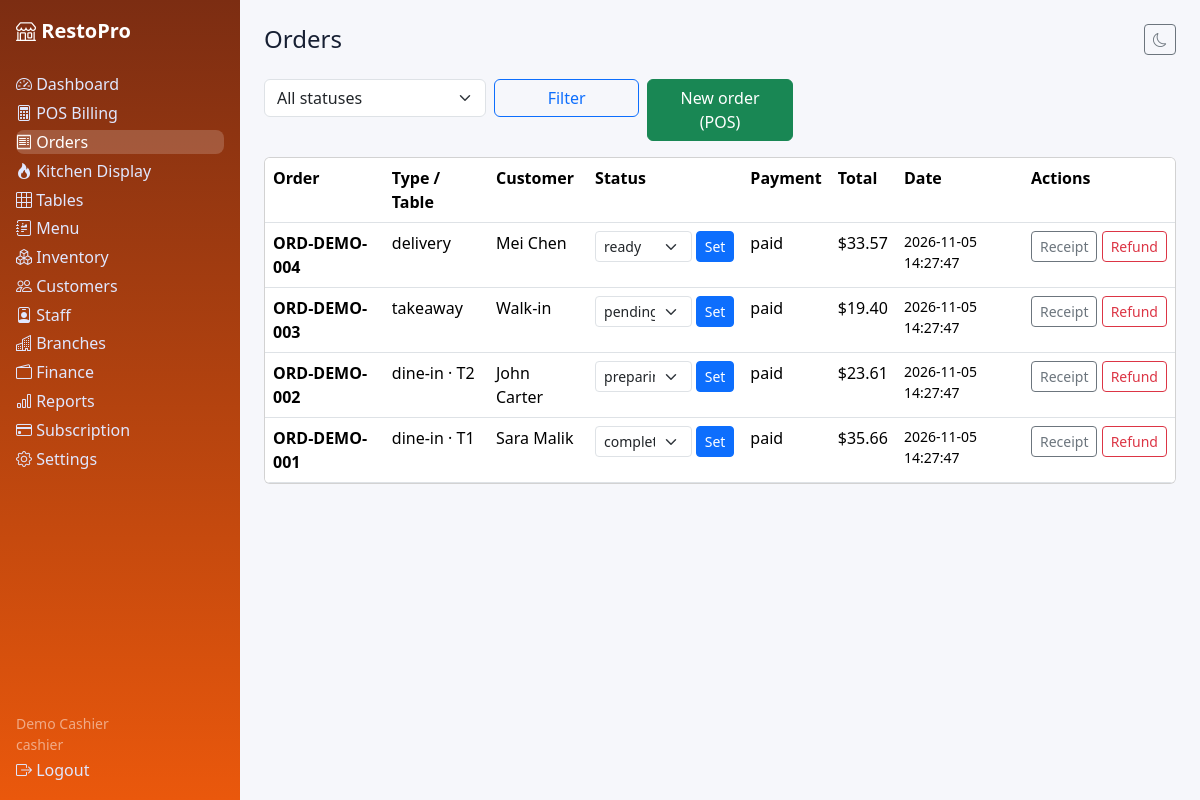
The app's page /orders.php (signed in) with its own data.
### tables this page shows
CREATE TABLE orders (id INT UNSIGNED AUTO_INCREMENT PRIMARY KEY, tenant_id INT UNSIGNED NOT NULL, branch_id INT UNSIGNED NOT NULL, table_id INT UNSIGNED NULL, customer_id INT UNSIGNED NULL, user_id INT UNSIGNED NULL, order_number VARCHAR(30) NOT NULL UNIQUE, order_type ENUM('dine-in','takeaway','delivery') NOT NULL DEFAULT 'dine-in', status ENUM('pending','preparing','ready','served','completed','cancelled','refunded') NOT NULL DEFAULT 'pending', payment_status ENUM('paid','unpaid','refunded') NOT NULL DEFAULT 'paid', subtotal DECIMAL(12,2) NOT NULL DEFAULT 0, discount DECIMAL(12,2) NOT NULL DEFAULT 0, tax_rate DECIMAL(5,2) NOT NULL DEFAULT 0, tax_amount DECIMAL(12,2) NOT NULL DEFAULT 0, total DECIMAL(12,2) NOT NULL DEFAULT 0, notes TEXT NULL, created_at DATETIME NOT NULL DEFAULT CURRENT_TIMESTAMP, INDEX idx_order_tenant(tenant_id), INDEX idx_order_branch(branch_id), INDEX idx_order_status(status), INDEX idx_order_date(created_at), CONSTRAINT fk_order_tenant FOREIGN KEY(tenant_id) REFERENCES tenants(id) ON DELETE CASCADE, CONSTRAINT fk_order_branch FOREIGN KEY(branch_id) REFERENCES branches(id) ON DELETE CASCADE, CONSTRAINT fk_order_table FOREIGN KEY(table_id) REFERENCES restaurant_tables(id) ON DELETE SET NULL, CONSTRAINT fk_order_customer FOREIGN KEY(customer_id) REFERENCES customers(id) ON DELETE SET NULL, CONSTRAINT fk_order_user FOREIGN KEY(user_id) REFERENCES users(id) ON DELETE SET NULL);

CREATE TABLE customers (id INT UNSIGNED AUTO_INCREMENT PRIMARY KEY, tenant_id INT UNSIGNED NOT NULL, name VARCHAR(150) NOT NULL, email VARCHAR(190) NULL, phone VARCHAR(40) NULL, address VARCHAR(255) NULL, membership ENUM('regular','silver','gold','vip') NOT NULL DEFAULT 'regular', loyalty_points INT NOT NULL DEFAULT 0, total_spent DECIMAL(12,2) NOT NULL DEFAULT 0, visits INT NOT NULL DEFAULT 0, created_at DATETIME NOT NULL DEFAULT CURRENT_TIMESTAMP, INDEX idx_cust_tenant(tenant_id), INDEX idx_cust_name(name), CONSTRAINT fk_cust_tenant FOREIGN KEY(tenant_id) REFERENCES tenants(id) ON DELETE CASCADE);

CREATE TABLE restaurant_tables (id INT UNSIGNED AUTO_INCREMENT PRIMARY KEY, tenant_id INT UNSIGNED NOT NULL, branch_id INT UNSIGNED NOT NULL, name VARCHAR(40) NOT NULL, capacity INT NOT NULL DEFAULT 4, status ENUM('available','occupied','reserved') NOT NULL DEFAULT 'available', INDEX idx_table_tenant(tenant_id), INDEX idx_table_branch(branch_id), CONSTRAINT fk_table_tenant FOREIGN KEY(tenant_id) REFERENCES tenants(id) ON DELETE CASCADE, CONSTRAINT fk_table_branch FOREIGN KEY(branch_id) REFERENCES branches(id) ON DELETE CASCADE);

### includes/functions.php (called while the page is built, shortened)
<?php
function e(?string $v): string { return htmlspecialchars($v ?? '', ENT_QUOTES, 'UTF-8'); }
function current_user(): ?array { return $_SESSION['user'] ?? null; }
function tenant_id(): ?int { $u = current_user(); return isset($u['tenant_id']) && $u['tenant_id'] !== null ? (int)$u['tenant_id'] : null; }
function money($n): string { return '$' . number_format((float)$n, 2); }
function branch_id(): ?int { $u = current_user(); return isset($u['branch_id']) && $u['branch_id'] !== null ? (int)$u['branch_id'] : null; }

### includes/auth.php (called while the page is built, shortened)
<?php
require_once __DIR__ . '/functions.php';
function require_tenant(): int {
    $t = tenant_id();
    return $t;
}

### orders.php (the view, shortened to what this page needs)
<?php require_once __DIR__ . '/includes/auth.php'; $pdo=db(); $tid=require_tenant(); $base=''; $active='orders'; $pageTitle='Orders'; $bid=branch_id();
function qa(PDO $pdo,string $sql,array $a): array { $s=$pdo->prepare($sql); $s->execute($a); return $s->fetchAll(); }
$status=$_GET['status']??''; $sql='SELECT o.*,t.name table_name,c.name customer_name FROM orders o LEFT JOIN restaurant_tables t ON t.id=o.table_id LEFT JOIN customers c ON c.id=o.customer_id WHERE o.tenant_id=?'; $a=[$tid];
if($status){ $sql.=' AND o.status=?'; $a[]=$status; } if($bid){ $sql.=' AND o.branch_id=?'; $a[]=$bid; }
$rows=qa($pdo,$sql.' ORDER BY o.id DESC LIMIT 100',$a);
include __DIR__ . '/includes/header.php'; ?>
<form class="mb-3" method="get"><div class="row g-2"><div class="col-md-3"><select class="form-select" name="status"><option value="">All statuses</option></select></div><div class="col-md-2"><button class="btn btn-outline-primary w-100">Filter</button></div><div class="col-md-2"><a class="btn btn-success w-100" href="pos.php">New order (POS)</a></div></div></form>
<div class="card p-0 overflow-auto"><table class="table mb-0"><tr><th>Order</th><th>Type / Table</th><th>Customer</th><th>Status</th><th>Payment</th><th>Total</th><th>Date</th><th>Actions</th></tr>
<?php foreach($rows as $r): ?><tr><td><strong><?= e($r['order_number']) ?></strong></td><td><?= e($r['order_type']) ?><?= $r['table_name']?' · '.e($r['table_name']):'' ?></td><td><?= e($r['customer_name']??'Walk-in') ?></td>
<td><form method="post" class="d-flex gap-1"><?= csrf_field() ?><input type="hidden" name="action" value="status"><input type="hidden" name="id" value="<?= $r['id'] ?>"><select class="form-select form-select-sm" name="status"><?php foreach(['pending','preparing','ready','served','completed','cancelled'] as $st): ?><option <?= $r['status']===$st?'selected':'' ?>><?= $st ?></option><?php endforeach; ?></select><button class="btn btn-sm btn-primary">Set</button></form></td>
<td><?= e($r['payment_status']) ?></td><td><?= money($r['total']) ?></td><td class="small"><?= e($r['created_at']) ?></td>
<td class="text-nowrap"><a class="btn btn-sm btn-outline-secondary" href="receipt.php?id=<?= $r['id'] ?>" target="_blank">Receipt</a>
<?php if(!in_array($r['status'],['refunded','cancelled'],true)): ?><form method="post" class="d-inline"><button class="btn btn-sm btn-outline-danger" data-confirm="Refund this order and restore stock?">Refund</button></form><?php endif; ?></td></tr><?php endforeach; ?></table></div>
<?php include __DIR__ . '/includes/footer.php'; ?>

### includes/header.php (shortened to what this page needs)
<?php $b = $base ?? ''; ?><!doctype html><html lang="en"><head><meta charset="utf-8"><meta name="viewport" content="width=device-width,initial-scale=1">
<link href="https://cdn.jsdelivr.net/npm/bootstrap@5.3.3/dist/css/bootstrap.min.css" rel="stylesheet">
<link href="https://cdn.jsdelivr.net/npm/bootstrap-icons@1.11.3/font/bootstrap-icons.min.css" rel="stylesheet">
<link href="<?= $b ?>assets/css/style.css" rel="stylesheet"></head>
<body><div class="layout"><?php include __DIR__ . '/sidebar.php'; ?><main class="main p-4">
<header class="d-flex justify-content-between align-items-center mb-4"><h1 class="h4 mb-0"><?= e($pageTitle ?? '') ?></h1>
<button class="btn btn-outline-secondary btn-sm" id="themeToggle" type="button"><i class="bi bi-moon"></i></button></header>

### includes/sidebar.php
<?php $b = $base ?? ''; ?>
<nav class="sidebar d-flex flex-column p-3">
  <a class="brand text-white text-decoration-none fs-5 fw-bold mb-4" href="<?= $b ?>dashboard.php"><i class="bi bi-shop"></i> RestoPro</a>
  <?php foreach ([['dashboard','dashboard.php','bi-speedometer2','Dashboard'],['pos','pos.php','bi-calculator','POS Billing'],['orders','orders.php','bi-receipt','Orders'],['kitchen','kitchen.php','bi-fire','Kitchen Display'],['tables','tables.php','bi-grid-3x3','Tables'],['menu','menu.php','bi-journal-richtext','Menu'],['inventory','inventory.php','bi-boxes','Inventory'],['customers','customers.php','bi-people','Customers'],['staff','staff.php','bi-person-badge','Staff'],['branches','branches.php','bi-buildings','Branches'],['finance','finance.php','bi-wallet2','Finance'],['reports','reports.php','bi-bar-chart','Reports'],['subscription','subscription.php','bi-credit-card','Subscription'],['settings','settings.php','bi-gear','Settings']] as [$k,$u,$i,$l]): ?>
  <a class="nav-link <?= ($active??'')===$k?'active':'' ?>" href="<?= $b ?><?= $u ?>"><i class="bi <?= $i ?>"></i> <?= $l ?></a>
  <?php endforeach; ?>
  <div class="mt-auto small text-white-50"><?= e(current_user()['name'] ?? '') ?><br><?= e(str_replace('_',' ',current_user()['role'] ?? '')) ?></div>
  <a class="nav-link" href="<?= $b ?>auth/logout.php"><i class="bi bi-box-arrow-right"></i> Logout</a>
</nav>

### includes/footer.php (shortened to what this page needs)
</main></div><script src="https://cdn.jsdelivr.net/npm/bootstrap@5.3.3/dist/js/bootstrap.bundle.min.js"></script>
</body></html>

### assets/css/style.css (style rules this page uses)
:root { --brand:#ea580c;--bg:#f6f7fb;--card:#fff;--text:#172033 }
body { background:var(--bg);color:var(--text);font-family:system-ui,-apple-system,"Segoe UI",Roboto,sans-serif }
.layout { display:flex;min-height:100vh }
.sidebar { width:240px;background:linear-gradient(180deg,#7c2d12,#ea580c);position:sticky;top:0;height:100vh }
.sidebar .nav-link { color:#e0e7ff;border-radius:.5rem;margin:.15rem 0 }
.sidebar .nav-link:hover,.sidebar .nav-link.active { background:rgba(255,255,255,.18);color:#fff }
.main { flex:1;min-width:0 }

### records on screen
orders: order_number "ORD-DEMO-004", order_type "delivery", customer.name "Mei Chen", status "ready", payment_status "paid", total "$33.57", created_at "2026-11-05 14:27:47"
orders: order_number "ORD-DEMO-003", order_type "takeaway", customer_name "Walk-in", status "pending", payment_status "paid", total "$19.40", created_at "2026-11-05 14:27:47"
orders: order_number "ORD-DEMO-002", order_type "dine-in", table.name "T2", customer.name "John Carter", status "preparing", payment_status "paid", total "$23.61", created_at "2026-11-05 14:27:47"
orders: order_number "ORD-DEMO-001", order_type "dine-in", table.name "T1", customer.name "Sara Malik", status "completed", payment_status "paid", total "$35.66", created_at "2026-11-05 14:27:47"

### other values on screen
$l "Dashboard"
$l "POS Billing"
$l "Orders"
$l "Kitchen Display"
$l "Tables"
$l "Menu"
$l "Inventory"
$l "Customers"
$l "Staff"
$l "Branches"
$l "Finance"
$l "Reports"
$l "Subscription"
$l "Settings"
current_user()['name'] "Demo Cashier"
